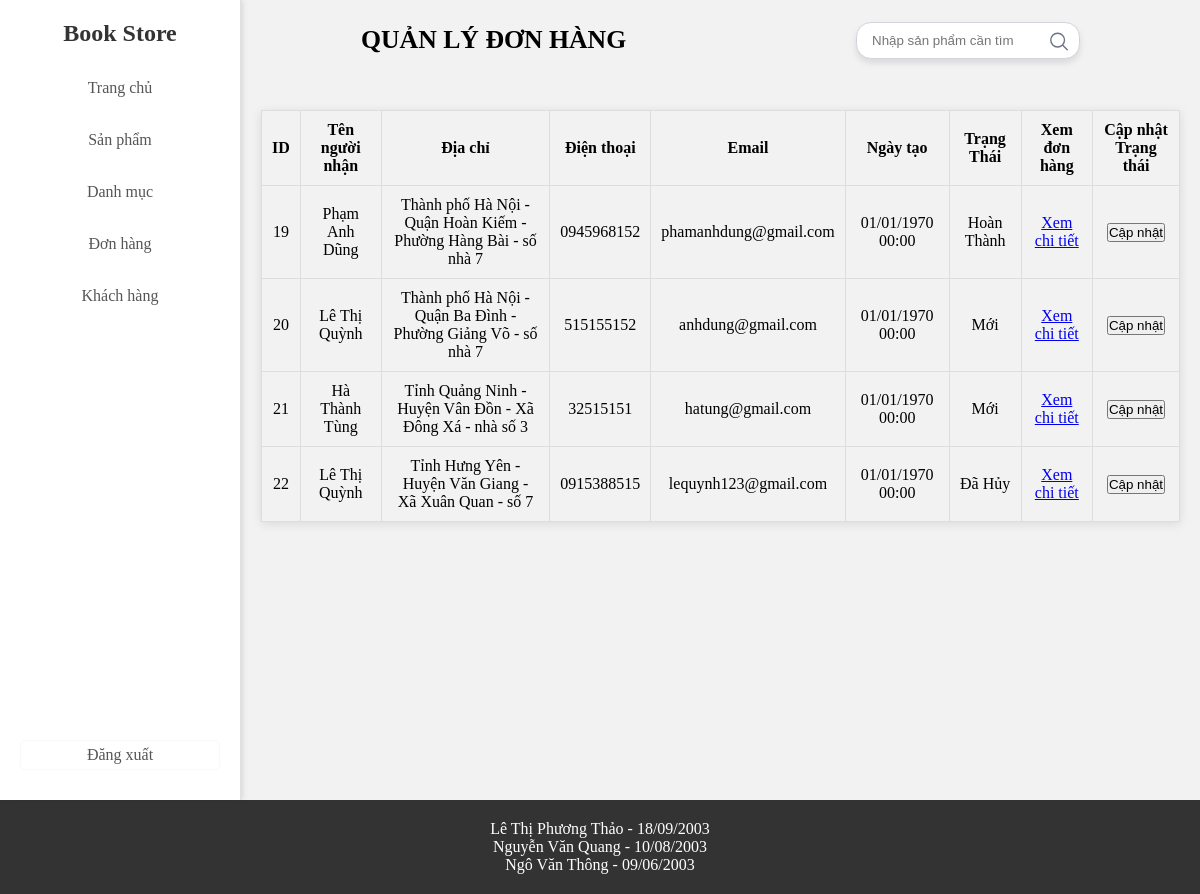
/quanlydonhang.php, run on the app's committed database.
### tables this page shows
CREATE TABLE `don_hang` (
    `order_id` int(10) UNSIGNED NOT NULL COMMENT 'Mã đơn hàng',
    `customer_name` varchar(255) NOT NULL COMMENT 'Tên khách hàng',
    `customer_address` varchar(255) NOT NULL COMMENT 'Địa chỉ khách hàng',
    `customer_email` varchar(255) NOT NULL COMMENT 'Email khách hàng',
    `customer_phone` varchar(20) NOT NULL COMMENT 'Số điện thoại khách hàng',
    `total_amount` decimal(10, 0) NOT NULL COMMENT 'Tổng giá trị đơn hàng',
    `order_date` int(50) NOT NULL COMMENT 'Ngày đặt hàng',
    `order_status` int(10) UNSIGNED NOT NULL COMMENT 'Trạng thái đơn hàng'
);

### quanlydonhang.php (the view, shortened to what this page needs)
<!DOCTYPE html>
<html lang="en">
<head>
    <link rel="stylesheet" href="admin.css">
</head>
<body>
    <section style="display: flex">
        <?php
            require("./sidebar_admin.php");
        ?>
        <section class="hero">
            <div class="hero-text">
                <?php
                include 'config.php';
                $conn = mysqli_connect($DB_HOST, $DB_USER, $DB_PASS, $DB_NAME, $HOST);
                if (isset($_GET["search"]) && !empty($_GET["search"])) {
                    $key = trim($_GET["search"]);
                    $sql = "SELECT `order_id`, `customer_name`, `customer_address`, `customer_email`, `customer_phone`, `order_date`, `order_status`
                    FROM `don_hang`
                    WHERE (order_id LIKE '%$key%')
                    OR (customer_name LIKE '%$key%')
                    OR (customer_address LIKE '%$key%')
                    OR (customer_email LIKE '%$key%')
                    OR (customer_phone LIKE '%$key%')
                    OR (order_date LIKE '%$key%')";
                    $result = mysqli_query($conn, $sql);
                    if (mysqli_num_rows($result) <= 0) {
                        echo "<script>alert('Không tìm thấy thông tin đơn hàng " . $_GET["search"] . " trong tài liệu nào.!');
                            window.location.href = 'quanlydonhang.php';
                            </script>";
                    }
                } else {
                    $sql = "SELECT * FROM `don_hang`";
                    $result = mysqli_query($conn, $sql);
                }
                ?>
                <div class="div1">
                    <h3 align="center">Quản lý đơn hàng</h3>
                    <form method="get" class="search-container">
                        <input class="search-input" type="text" name="search" placeholder="Nhập sản phẩm cần tìm"
                            value="<?php if (isset($_GET['search'])) { echo trim($_GET['search']); } ?>" />
                        <button type="submit" class="search-button">
                            <svg class="search-icon" stroke="currentColor" stroke-width="1.5" viewBox="0 0 24 24" fill="none"
                                xmlns="http://www.w3.org/2000/svg">
                                <path
                                    d="m21 21-5.197-5.197m0 0A7.5 7.5 0 1 0 5.196 5.196a7.5 7.5 0 0 0 10.607 10.607Z"
                                    stroke-linejoin="round" stroke-linecap="round"></path>
                            </svg>
                        </button>
                    </form>
                </div>
                <table class="bangchinh" align="center" cellspacing="0" width="100%">
                    <tr>
                        <th>ID</th>
                        <th>Tên người nhận</th>
                        <th>Địa chỉ</th>
                        <th>Điện thoại</th>
                        <th>Email</th>
                        <th>Ngày tạo</th>
                        <th>Trạng Thái</th>
                        <th>Xem đơn hàng</th>
                        <th>Cập nhật Trạng thái</th>
                    </tr>
                    <?php
                    while ($row = mysqli_fetch_assoc($result)) {
                        $ma = $row['order_id'];
                        $ten = $row['customer_name'];
                        $diachi = $row['customer_address'];
                        $email = $row['customer_email'];
                        $phone = $row['customer_phone'];
                        $Ngaytao = $row['order_date'];
                        $mattcu = isset($row['order_status']) ? $row['order_status'] : 0;
                    ?>
                        <tr>
                            <td><?php echo $ma; ?></td>
                            <td><?php echo $ten; ?></td>
                            <td><?php echo $diachi; ?></td>
                            <td><?php echo $phone; ?></td>
                            <td><?php echo $email; ?></td>
                            <td><?php echo date('d/m/Y H:i', strtotime($Ngaytao)); ?></td>
                            <td>
                                <?php
                                    if ($mattcu == 1) {
                                        echo "Mới";
                                    } else if ($mattcu == 2) {
                                        echo "Đang xử lý";
                                    } else if ($mattcu == 3) {
                                        echo "Đang vận chuyển";
                                    } else if ($mattcu == 4) {
                                        echo "Hoàn Thành";
                                    } else {
                                        echo "Đã Hủy";
                                    }
                                ?>
                            </td>
                            <td><a href="xemchitietdonhang.php?iddh=<?php echo $ma ?>">Xem chi tiết</a></td>
                            <td>
                                <a href="suadonhang.php?iddh=<?php echo $mattcu ?>">
                                    <button>Cập nhật</button>
                                </a>
                            </td>
                        </tr>
                    <?php
                    }
                    ?>
                </table>
            </div>
        </section>
    </section>
    <footer>
        <p>Lê Thị Phương Thảo - 18/09/2003</p>
        <p>Nguyễn Văn Quang - 10/08/2003</p>
        <p>Ngô Văn Thông - 09/06/2003</p>
    </footer>
</body>
</html>

### sidebar_admin.php (shortened to what this page needs)
<aside class="sidebar">
    <h4 class="sidebar-title">Book Store</h4>
    <nav class="sidebar-nav">
        <a href="indexadmin.php" class="sidebar-item">Trang chủ</a>
        <a href="quanlysanpham.php" class="sidebar-item">Sản phẩm</a>
        <a href="quanlydanhmuc.php" class="sidebar-item">Danh mục</a>
        <a href="quanlydonhang.php" class="sidebar-item">Đơn hàng</a>
        <a href="quanlykhachhang.php" class="sidebar-item">Khách hàng</a>
    </nav>
    <a href="thoat.php" class="sidebar-item logout">Đăng xuất</a>
</aside>

### admin.css (style rules this page uses)
* { margin: 0; padding: 0; box-sizing: border-box; }
nav { float: left; height: 92.1vh; width: 200px; }
.hero { background-color: #f2f2f2; min-height: 90vh; width: calc(100%); padding: 20px; }
footer { background-color: #333; color: #fff; padding: 20px; text-align: center; }
.bangchinh { width: 100%; border-collapse: collapse; margin: 20px auto; box-shadow: 0px 2px 10px rgba(0, 0, 0, 0.1); }
.bangchinh th, .bangchinh td { padding: 10px; border: 1px solid #ddd; text-align: center; }
.bangchinh th { background-color: #f2f2f2; font-weight: bold; }
.div1 { text-transform: uppercase; height: 40px; font-size: 22px; padding: 0 100px; display: flex; justify-content: space-between; align-items: center; margin-bottom: 50px; }
.search-container { position: relative; display: inline-block; }
.search-input { padding: 10px 40px 10px 15px; border: 1px solid #d1d5db; border-radius: 15px; width: 224px; transition: all 0.3s ease; outline: none; box-shadow: 0px 4px 6px rgba(0, 0, 0, 0.1); }
.search-button { position: absolute; top: 58%; right: 10px; background: none; border: none; transform: translateY(-50%); cursor: pointer; }
.search-icon { width: 22px; height: 22px; color: #6b7280; }

### sidebar_admin.php (style rules this page uses)
.sidebar { width: 250px; background-color: #ffffff; padding: 20px; border-right: 1px solid #e0e0e0; box-shadow: 2px 0 5px rgba(0, 0, 0, 0.1); height: 100vh; display: flex; flex-direction: column; text-align: center; position: sticky; top: 0; }
.sidebar-title { font-size: 1.5em; margin-bottom: 20px; color: #333; text-align: center; }
.sidebar-nav { flex-grow: 1; display: flex; flex-direction: column; text-align: center; }
.sidebar-item { text-decoration: none; color: #555; padding: 12px 15px; border-radius: 5px; margin-bottom: 10px; transition: background-color 0.3s, color 0.3s; }
.logout { border: 1px solid #f8f9fa; border-radius: 5px; padding: 5px 10px; background-color: transparent; transition: background-color 0.3s, color 0.3s; }

### data on the page
don_hang: order_id "19", customer_name "Phạm Anh Dũng", customer_address "Thành phố Hà Nội - Quận Hoàn Kiếm - Phường Hàng Bài - số nhà 7", customer_phone "0945968152", customer_email "phamanhdung@gmail.com", order_date "01/01/1970 00:00", shows "Hoàn Thành"
don_hang: order_id "20", customer_name "Lê Thị Quỳnh", customer_address "Thành phố Hà Nội - Quận Ba Đình - Phường Giảng Võ - số nhà 7", customer_phone "515155152", customer_email "anhdung@gmail.com", order_date "01/01/1970 00:00", shows "Mới"
don_hang: order_id "21", customer_name "Hà Thành Tùng", customer_address "Tỉnh Quảng Ninh - Huyện Vân Đồn - Xã Đông Xá - nhà số 3", customer_phone "32515151", customer_email "hatung@gmail.com", order_date "01/01/1970 00:00", shows "Mới"
don_hang: order_id "22", customer_name "Lê Thị Quỳnh", customer_address "Tỉnh Hưng Yên - Huyện Văn Giang - Xã Xuân Quan - số 7", customer_phone "0915388515", customer_email "lequynh123@gmail.com", order_date "01/01/1970 00:00", shows "Đã Hủy"
